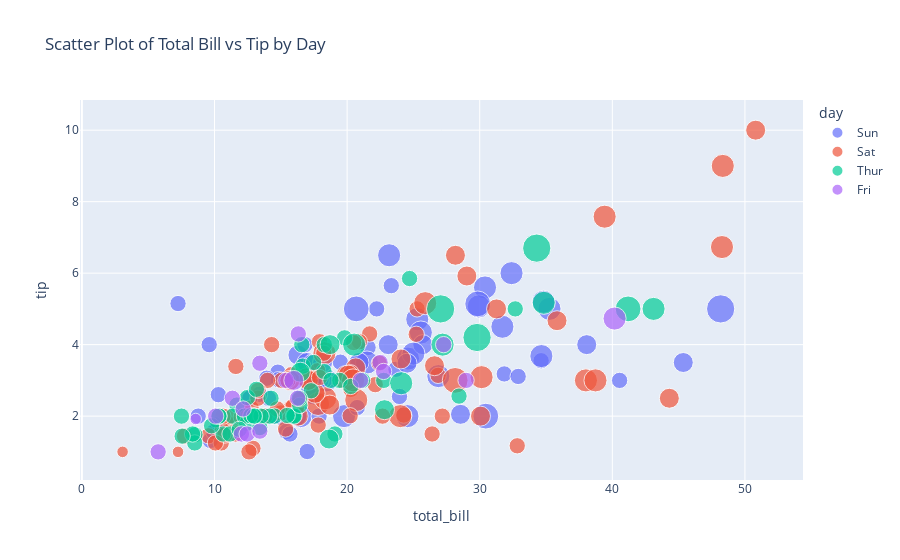

The notebook cell this image was saved under:
### Code cell
"""
Instructions: 
 Change the color parameter to day. 
 Add the size parameter to scale points by the size column. 
 Add hover data to show time and smoker when hovering over points. 
"""
#modified code
fig = px.scatter(
    tips,
    x='total_bill',        # x-axis
    y='tip',               # y-axis
    color='day',           # Color points by day of the week
    size='size',           # Scale points by party size
    hover_data=['time', 'smoker'],  # Show additional info on hover
    title="Scatter Plot of Total Bill vs Tip by Day"
)

# Display the plot
fig.show()

### Figure 1 — Plotly figure (JSON) as saved in the notebook; plotly's stock layout.template omitted (floating-point values rounded to 4 significant figures; data arrays with more than 128 entries replaced by an {"elided": "..."} marker saying what was removed)
{"data": [{"customdata": {"elided": "76x2 str values"}, "hovertemplate": "day=Sun<br>total_bill=%{x}<br>tip=%{y}<br>size=%{marker.size}<br>time=%{customdata[0]}<br>smoker=%{customdata[1]}<extra></extra>", "legendgroup": "Sun", "marker": {"color": "#636efa", "size": [2, 3, 3, 2, 4, 4, 2, 4, 2, 2, 2, 4, 2, 4, 2, 2, 3, 3, 3, 2, 2, 2, 4, 2, 2, 4, 3, 2, 2, 2, 4, 2, 4, 2, 3, 2, 3, 2, 4, 2, 2, 3, 4, 4, 5, 6, 4, 2, 4, 4, 2, 3, 2, 2, 3, 2, 4, 2, 2, 2, 2, 2, 2, 2, 2, 4, 2, 3, 4, 2, 5, 3, 5, 3, 3, 2], "sizemode": "area", "sizeref": 0.015, "symbol": "circle"}, "mode": "markers", "name": "Sun", "orientation": "v", "showlegend": true, "type": "scatter", "x": [16.99, 10.34, 21.01, 23.68, 24.59, 25.29, 8.77, 26.88, 15.04, 14.78, 10.27, 35.26, 15.42, 18.43, 14.83, 21.58, 10.33, 16.29, 16.97, 17.46, 13.94, 9.68, 30.4, 18.29, 22.23, 32.4, 28.55, 18.04, 12.54, 10.29, 34.81, 9.94, 25.56, 19.49, 38.07, 23.95, 25.71, 17.31, 29.93, 14.07, 13.13, 17.26, 24.55, 19.77, 29.85, 48.17, 25.0, 13.39, 16.49, 21.5, 12.66, 16.21, 13.81, 17.51, 24.52, 20.76, 31.71, 7.25, 31.85, 16.82, 32.9, 17.89, 14.48, 9.6, 34.63, 34.65, 23.33, 45.35, 23.17, 40.55, 20.69, 20.9, 30.46, 18.15, 23.1, 15.69], "xaxis": "x", "y": [1.01, 1.66, 3.5, 3.31, 3.61, 4.71, 2.0, 3.12, 1.96, 3.23, 1.71, 5.0, 1.57, 3.0, 3.02, 3.92, 1.67, 3.71, 3.5, 2.54, 3.06, 1.32, 5.6, 3.0, 5.0, 6.0, 2.05, 3.0, 2.5, 2.6, 5.2, 1.56, 4.34, 3.51, 4.0, 2.55, 4.0, 3.5, 5.07, 2.5, 2.0, 2.74, 2.0, 2.0, 5.14, 5.0, 3.75, 2.61, 2.0, 3.5, 2.5, 2.0, 2.0, 3.0, 3.48, 2.24, 4.5, 5.15, 3.18, 4.0, 3.11, 2.0, 2.0, 4.0, 3.55, 3.68, 5.65, 3.5, 6.5, 3.0, 5.0, 3.5, 2.0, 3.5, 4.0, 1.5], "yaxis": "y"}, {"customdata": {"elided": "87x2 str values"}, "hovertemplate": "day=Sat<br>total_bill=%{x}<br>tip=%{y}<br>size=%{marker.size}<br>time=%{customdata[0]}<br>smoker=%{customdata[1]}<extra></extra>", "legendgroup": "Sat", "marker": {"color": "#EF553B", "size": [3, 2, 2, 2, 4, 2, 4, 2, 2, 2, 2, 2, 4, 2, 4, 2, 3, 3, 3, 3, 3, 3, 4, 2, 2, 4, 2, 2, 2, 4, 3, 3, 2, 1, 2, 2, 2, 3, 2, 2, 2, 2, 2, 3, 2, 2, 2, 2, 2, 2, 2, 2, 1, 2, 2, 3, 2, 3, 4, 2, 2, 3, 4, 4, 2, 3, 2, 5, 2, 2, 4, 4, 2, 2, 4, 3, 2, 2, 2, 2, 2, 2, 3, 3, 2, 2, 2], "sizemode": "area", "sizeref": 0.015, "symbol": "circle"}, "mode": "markers", "name": "Sat", "orientation": "v", "showlegend": true, "type": "scatter", "x": [20.65, 17.92, 20.29, 15.77, 39.42, 19.82, 17.81, 13.37, 12.69, 21.7, 19.65, 9.55, 18.35, 15.06, 20.69, 17.78, 24.06, 16.31, 16.93, 18.69, 31.27, 16.04, 38.01, 26.41, 11.24, 48.27, 20.29, 13.81, 11.02, 18.29, 17.59, 20.08, 16.45, 3.07, 20.23, 15.01, 12.02, 17.07, 26.86, 25.28, 14.73, 10.51, 17.92, 44.3, 22.42, 20.92, 15.36, 20.49, 25.21, 18.24, 14.31, 14.0, 7.25, 10.59, 10.63, 50.81, 15.81, 26.59, 38.73, 24.27, 12.76, 30.06, 25.89, 48.33, 13.27, 28.17, 12.9, 28.15, 11.59, 7.74, 30.14, 20.45, 13.28, 22.12, 24.01, 15.69, 11.61, 10.77, 15.53, 10.07, 12.6, 32.83, 35.83, 29.03, 27.18, 22.67, 17.82], "xaxis": "x", "y": [3.35, 4.08, 2.75, 2.23, 7.58, 3.18, 2.34, 2.0, 2.0, 4.3, 3.0, 1.45, 2.5, 3.0, 2.45, 3.27, 3.6, 2.0, 3.07, 2.31, 5.0, 2.24, 3.0, 1.5, 1.76, 6.73, 3.21, 2.0, 1.98, 3.76, 2.64, 3.15, 2.47, 1.0, 2.01, 2.09, 1.97, 3.0, 3.14, 5.0, 2.2, 1.25, 3.08, 2.5, 3.48, 4.08, 1.64, 4.06, 4.29, 3.76, 4.0, 3.0, 1.0, 1.61, 2.0, 10.0, 3.16, 3.41, 3.0, 2.03, 2.23, 2.0, 5.16, 9.0, 2.5, 6.5, 1.1, 3.0, 1.5, 1.44, 3.09, 3.0, 2.72, 2.88, 2.0, 3.0, 3.39, 1.47, 3.0, 1.25, 1.0, 1.17, 4.67, 5.92, 2.0, 2.0, 1.75], "yaxis": "y"}, {"customdata": [["Lunch", "No"], ["Lunch", "No"], ["Lunch", "No"], ["Lunch", "Yes"], ["Lunch", "No"], ["Lunch", "No"], ["Lunch", "Yes"], ["Lunch", "No"], ["Lunch", "No"], ["Lunch", "No"], ["Lunch", "No"], ["Lunch", "No"], ["Lunch", "No"], ["Lunch", "No"], ["Lunch", "No"], ["Lunch", "No"], ["Lunch", "No"], ["Lunch", "No"], ["Lunch", "No"], ["Lunch", "No"], ["Lunch", "No"], ["Lunch", "No"], ["Lunch", "No"], ["Lunch", "No"], ["Lunch", "No"], ["Lunch", "No"], ["Lunch", "No"], ["Lunch", "No"], ["Lunch", "No"], ["Lunch", "No"], ["Lunch", "No"], ["Lunch", "No"], ["Lunch", "No"], ["Lunch", "No"], ["Lunch", "Yes"], ["Lunch", "No"], ["Lunch", "No"], ["Lunch", "No"], ["Lunch", "No"], ["Lunch", "No"], ["Lunch", "No"], ["Lunch", "No"], ["Lunch", "No"], ["Lunch", "No"], ["Lunch", "No"], ["Lunch", "No"], ["Lunch", "Yes"], ["Lunch", "Yes"], ["Lunch", "Yes"], ["Lunch", "Yes"], ["Lunch", "No"], ["Lunch", "Yes"], ["Lunch", "Yes"], ["Lunch", "Yes"], ["Lunch", "Yes"], ["Lunch", "Yes"], ["Lunch", "Yes"], ["Lunch", "Yes"], ["Lunch", "Yes"], ["Lunch", "Yes"], ["Lunch", "Yes"], ["Dinner", "No"]], "hovertemplate": "day=Thur<br>total_bill=%{x}<br>tip=%{y}<br>size=%{marker.size}<br>time=%{customdata[0]}<br>smoker=%{customdata[1]}<extra></extra>", "legendgroup": "Thur", "marker": {"color": "#00cc96", "size": [4, 2, 2, 2, 2, 1, 2, 2, 4, 2, 2, 2, 2, 2, 2, 4, 2, 2, 2, 2, 2, 6, 2, 2, 2, 3, 2, 2, 2, 2, 2, 2, 2, 2, 2, 2, 2, 6, 5, 6, 2, 2, 3, 2, 2, 2, 2, 2, 2, 2, 2, 2, 4, 2, 2, 3, 2, 2, 2, 4, 3, 2], "sizemode": "area", "sizeref": 0.015, "symbol": "circle"}, "mode": "markers", "name": "Thur", "orientation": "v", "showlegend": true, "type": "scatter", "x": [27.2, 22.76, 17.29, 19.44, 16.66, 10.07, 32.68, 15.98, 34.83, 13.03, 18.28, 24.71, 21.16, 10.65, 12.43, 24.08, 11.69, 13.42, 14.26, 15.95, 12.48, 29.8, 8.52, 14.52, 11.38, 22.82, 19.08, 20.27, 11.17, 12.26, 18.26, 8.51, 10.33, 14.15, 16.0, 13.16, 17.47, 34.3, 41.19, 27.05, 16.43, 8.35, 18.64, 11.87, 9.78, 7.51, 19.81, 28.44, 15.48, 16.58, 7.56, 10.34, 43.11, 13.0, 13.51, 18.71, 12.74, 13.0, 16.4, 20.53, 16.47, 18.78], "xaxis": "x", "y": [4.0, 3.0, 2.71, 3.0, 3.4, 1.83, 5.0, 2.03, 5.17, 2.0, 4.0, 5.85, 3.0, 1.5, 1.8, 2.92, 2.31, 1.68, 2.5, 2.0, 2.52, 4.2, 1.48, 2.0, 2.0, 2.18, 1.5, 2.83, 1.5, 2.0, 3.25, 1.25, 2.0, 2.0, 2.0, 2.75, 3.5, 6.7, 5.0, 5.0, 2.3, 1.5, 1.36, 1.63, 1.73, 2.0, 4.19, 2.56, 2.02, 4.0, 1.44, 2.0, 5.0, 2.0, 2.0, 4.0, 2.01, 2.0, 2.5, 4.0, 3.23, 3.0], "yaxis": "y"}, {"customdata": [["Dinner", "Yes"], ["Dinner", "No"], ["Dinner", "Yes"], ["Dinner", "Yes"], ["Dinner", "No"], ["Dinner", "Yes"], ["Dinner", "Yes"], ["Dinner", "Yes"], ["Dinner", "Yes"], ["Dinner", "No"], ["Dinner", "Yes"], ["Dinner", "Yes"], ["Lunch", "Yes"], ["Lunch", "Yes"], ["Lunch", "Yes"], ["Lunch", "No"], ["Lunch", "Yes"], ["Lunch", "Yes"], ["Lunch", "Yes"]], "hovertemplate": "day=Fri<br>total_bill=%{x}<br>tip=%{y}<br>size=%{marker.size}<br>time=%{customdata[0]}<br>smoker=%{customdata[1]}<extra></extra>", "legendgroup": "Fri", "marker": {"color": "#ab63fa", "size": [2, 2, 2, 2, 2, 4, 2, 2, 2, 2, 2, 2, 2, 2, 1, 3, 2, 2, 2], "sizemode": "area", "sizeref": 0.015, "symbol": "circle"}, "mode": "markers", "name": "Fri", "orientation": "v", "showlegend": true, "type": "scatter", "x": [28.97, 22.49, 5.75, 16.32, 22.75, 40.17, 27.28, 12.03, 21.01, 12.46, 11.35, 15.38, 12.16, 13.42, 8.58, 15.98, 13.42, 16.27, 10.09], "xaxis": "x", "y": [3.0, 3.5, 1.0, 4.3, 3.25, 4.73, 4.0, 1.5, 3.0, 1.5, 2.5, 3.0, 2.2, 3.48, 1.92, 3.0, 1.58, 2.5, 2.0], "yaxis": "y"}], "layout": {"legend": {"itemsizing": "constant", "title": {"text": "day"}, "tracegroupgap": 0}, "title": {"text": "Scatter Plot of Total Bill vs Tip by Day"}, "xaxis": {"anchor": "y", "domain": [0, 1], "title": {"text": "total_bill"}}, "yaxis": {"anchor": "x", "domain": [0, 1], "title": {"text": "tip"}}}}
